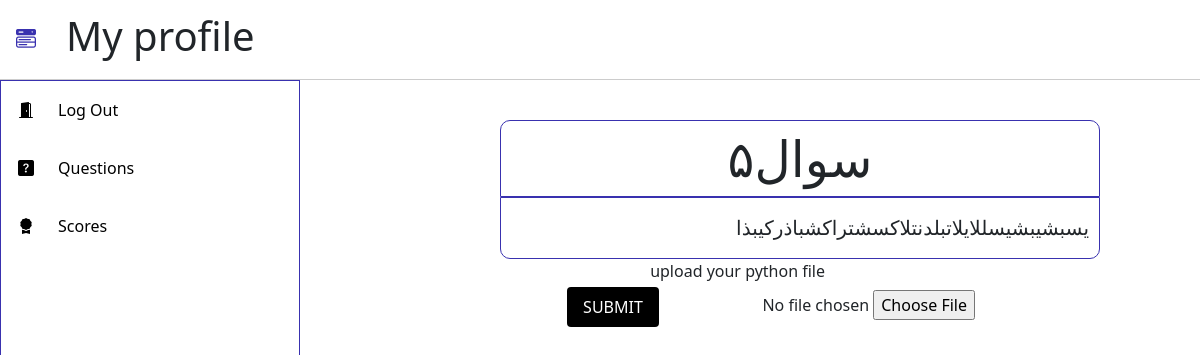
Page /question/14 (signed in) on the committed database.
### copo/models.py (models this page shows, shortened)
class Questions(models.Model):
    title = models.CharField(max_length=50)
    description = models.TextField(max_length=100)
    in_txt = models.FileField(upload_to=upload_to_in)
    out_txt = models.FileField(upload_to=upload_to_out)

### copo/views.py (the view, shortened to what this page needs)
# urls.py: path('question/<int:qid>', func_question),
def func_question(request, qid=-1):
    if request.user.is_authenticated:
        if qid == -1:
            return HttpResponse('Please select a question first')
        else:
            question = Questions.objects.filter(id=qid)
            if not question.exists():
                return HttpResponse('no question found!')
            return render(request, 'question.html', {'question': Questions.objects.get(id=qid)})
    else:
        return redirect('accounts/login/')

### copo/templates/question.html (shortened to what this page needs)
{% load static %}
<!DOCTYPE html>
<html lang="end">
<head>
    <link rel="stylesheet" href="{% static 'css/fonts.css' %}">
    <link rel="stylesheet" href="{% static 'css/bootstrap/css/bootstrap.min.css' %}">
    <link rel="stylesheet" href="https://cdn.jsdelivr.net/npm/bootstrap-icons@1.5.0/font/bootstrap-icons.css">
    <link rel="stylesheet" href="{% static 'css/main/style.css' %}">
    <link rel="stylesheet" href="{% static 'css/main/question.css' %}">
</head>
<body class="question-page">
<header class="header">
    <button id="menuBtn" class="btn btn--icon">
        <i class="bi-menu-button-wide-fill"></i>
    </button>
    <h1>
        My profile
    </h1>
</header>
<div class="wrapper">
    <aside class="sidebar">
        <ul class="menu">
            <li class="menu__item">
                <a class="menu__link" href="login2.htm">
                    <i class="bi bi-door-open-fill"></i>
                    log out
                </a>
            </li>
            <li class="menu__item">
                <a class="menu__link" href="index.html">
                    <i class="bi bi-question-square-fill"></i>
                    questions
                </a>
            </li>
            <li class="menu__item">
                <a class="menu__link" href="scoreboard.html">
                    <i class="bi bi-award-fill"></i>
                    scores
                </a>
            </li>
        </ul>
    </aside>
    <div class="question">
        <div class="question-title" id="question-title">
            {{ question.title }}
        </div>
        <p class="question-text" id="question-text">
            {{ question.description }}
        </p>
    </div>
    <form method="post" enctype="multipart/form-data" class="note-form" dir="rtl">
        <label class="form__label" style="padding-right: 150px">upload your python file</label>
        <input type="file" name="answer">
        <input class="btn" type="submit">
    </form>
</div>
</body>
</html>

### assets/css/main/style.css (style rules this page uses)
html { font-family: sans-serif; }
body { margin: 0; }
* { box-sizing: border-box; }
.header { display: flex; align-items: center; column-gap: 16px; position: fixed; height: 80px; right: 0; left: 0; top: 0; z-index: 1; background-color: #ffffff; border-bottom: 1px solid rgba(0, 0, 0, 0.2); }
.bi-menu-button-wide-fill { color: #3931af; }
.sidebar { position: fixed; width: 300px; left: 0; bottom: 0; top: 80px; background-color: #ffffff; z-index: -1; border: 1px solid rgba(57, 49, 175, 1); box-shadow: 1px 0 4px 2px rgba(0, 0, 0, 0.25); transition: width ease-in-out 0.3s; }
.wrapper { margin-top: 80px; margin-left: 50px; transition: margin-left ease-in-out 0.3s; }
.menu { padding-left: 0; list-style: none; }
.menu__link { display: flex; padding: 16px; border: 1px solid transparent; border-radius: 0 50px 50px 0; color: #000000; text-decoration: none; text-transform: capitalize; outline: none; overflow: hidden; cursor: pointer; }
.menu__link > i { margin-right: 24px; }
.note-form { width: 100%; margin: 0 auto; }
.form__label { display: inline-block; margin-bottom: 4px; }
.btn { padding: 8px 16px; appearance: none; -webkit-appearance: none; outline: none; color: #ffffff; background-color: #000000; border: none; border-radius: 4px; text-transform: uppercase; cursor: pointer; }
.btn--icon { width: 50px; height: 50px; border-radius: 25px; background-color: #ffffff; color: #000000; font-size: 20px; }
@media (min-width: 576px) { .wrapper { margin-left: 300px; } }
@media (min-width: 576px) { .sidebar { box-shadow: none; } }
@media (min-width: 768px) { .note-form { width: 50%; } }

### assets/css/main/question.css (style rules this page uses)
.question { margin: 120px 250px 0 250px; direction: rtl; }
.question-title { justify-content: center; text-align: center; word-break: normal; font-size: 50px; border: 1px solid rgba(57, 49, 175, 1); border-radius: 10px 10px 0 0; }
.question-text { display: flex; flex-wrap: wrap; flex-basis: 50%; word-break: normal; padding: 10px 10px; font-size: 20px; line-height: 40px; margin-top: 0; margin-bottom: 0; border: 1px solid rgba(57, 49, 175, 1); border-radius: 0 0 10px 10px; }
.question-page .question { margin-left: 200px; margin-right: 100px; }

### rows in the picture
Questions: title "سوال۵", description "یسبشیبشیسللایلاتبلدنتلاکسشتراکشباذرکیبذا"
